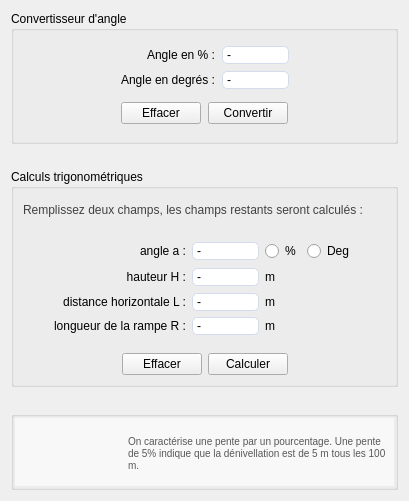
<?xml version="1.0" encoding="UTF-8"?>
<ui version="4.0">
 <class>RampCalculator</class>
 <widget class="QWidget" name="RampCalculator">
  <property name="geometry">
   <rect>
    <x>0</x>
    <y>0</y>
    <width>409</width>
    <height>501</height>
   </rect>
  </property>
  <property name="font">
   <font>
    <family>MS Shell Dlg 2</family>
   </font>
  </property>
  <property name="windowTitle">
   <string>Rampi</string>
  </property>
  <property name="styleSheet">
   <string notr="true">QDoubleSpinBox {
border: 1px solid rgb(212, 220, 236);
border-radius: 5px;
padding: 0 2 px;
background: rgb(255, 255, 255);
}

</string>
  </property>
  <layout class="QVBoxLayout" name="verticalLayout_2" stretch="22,3,36,3,11">
   <item>
    <widget class="QGroupBox" name="cgroupBox">
     <property name="title">
      <string>Convertisseur d'angle</string>
     </property>
     <layout class="QVBoxLayout" name="verticalLayout_3" stretch="0,0">
      <property name="spacing">
       <number>7</number>
      </property>
      <item>
       <layout class="QHBoxLayout" name="chorizontalLayoutIO" stretch="0,0,0">
        <item>
         <spacer name="chorizontalSpacerL1">
          <property name="orientation">
           <enum>Qt::Horizontal</enum>
          </property>
          <property name="sizeHint" stdset="0">
           <size>
            <width>62</width>
            <height>20</height>
           </size>
          </property>
         </spacer>
        </item>
        <item>
         <layout class="QGridLayout" name="cgridLayout">
          <item row="0" column="0">
           <widget class="QLabel" name="clblAngleP">
            <property name="text">
             <string>Angle en % :</string>
            </property>
            <property name="alignment">
             <set>Qt::AlignRight|Qt::AlignTrailing|Qt::AlignVCenter</set>
            </property>
           </widget>
          </item>
          <item row="1" column="0">
           <widget class="QLabel" name="clblAngleD">
            <property name="text">
             <string>Angle en degrés :</string>
            </property>
            <property name="alignment">
             <set>Qt::AlignRight|Qt::AlignTrailing|Qt::AlignVCenter</set>
            </property>
           </widget>
          </item>
          <item row="0" column="1">
           <widget class="QDoubleSpinBox" name="cdSpBxAngleP">
            <property name="minimumSize">
             <size>
              <width>67</width>
              <height>0</height>
             </size>
            </property>
            <property name="buttonSymbols">
             <enum>QAbstractSpinBox::NoButtons</enum>
            </property>
            <property name="specialValueText">
             <string>-</string>
            </property>
            <property name="correctionMode">
             <enum>QAbstractSpinBox::CorrectToNearestValue</enum>
            </property>
            <property name="suffix">
             <string/>
            </property>
            <property name="minimum">
             <double>0.000000000000000</double>
            </property>
            <property name="maximum">
             <double>99.000000000000000</double>
            </property>
            <property name="value">
             <double>0.000000000000000</double>
            </property>
           </widget>
          </item>
          <item row="1" column="1">
           <widget class="QDoubleSpinBox" name="cdSpBxAngleD">
            <property name="buttonSymbols">
             <enum>QAbstractSpinBox::NoButtons</enum>
            </property>
            <property name="specialValueText">
             <string>-</string>
            </property>
            <property name="correctionMode">
             <enum>QAbstractSpinBox::CorrectToNearestValue</enum>
            </property>
            <property name="suffix">
             <string/>
            </property>
            <property name="minimum">
             <double>0.000000000000000</double>
            </property>
            <property name="maximum">
             <double>99.000000000000000</double>
            </property>
            <property name="value">
             <double>0.000000000000000</double>
            </property>
           </widget>
          </item>
         </layout>
        </item>
        <item>
         <spacer name="chorizontalSpacerR1">
          <property name="orientation">
           <enum>Qt::Horizontal</enum>
          </property>
          <property name="sizeHint" stdset="0">
           <size>
            <width>62</width>
            <height>20</height>
           </size>
          </property>
         </spacer>
        </item>
       </layout>
      </item>
      <item>
       <layout class="QHBoxLayout" name="chorizontalLayoutBtns">
        <item>
         <spacer name="chorizontalSpacerL2">
          <property name="orientation">
           <enum>Qt::Horizontal</enum>
          </property>
          <property name="sizeHint" stdset="0">
           <size>
            <width>40</width>
            <height>20</height>
           </size>
          </property>
         </spacer>
        </item>
        <item>
         <widget class="QPushButton" name="cbtnEffacer">
          <property name="text">
           <string>Effacer</string>
          </property>
         </widget>
        </item>
        <item>
         <widget class="QPushButton" name="cbtnConvertir">
          <property name="text">
           <string>Convertir</string>
          </property>
         </widget>
        </item>
        <item>
         <spacer name="chorizontalSpacerR2">
          <property name="orientation">
           <enum>Qt::Horizontal</enum>
          </property>
          <property name="sizeHint" stdset="0">
           <size>
            <width>40</width>
            <height>20</height>
           </size>
          </property>
         </spacer>
        </item>
       </layout>
      </item>
     </layout>
    </widget>
   </item>
   <item>
    <spacer name="gverticalSpacer1">
     <property name="orientation">
      <enum>Qt::Vertical</enum>
     </property>
     <property name="sizeHint" stdset="0">
      <size>
       <width>20</width>
       <height>26</height>
      </size>
     </property>
    </spacer>
   </item>
   <item>
    <widget class="QGroupBox" name="tgroupBox">
     <property name="title">
      <string>Calculs trigonométriques</string>
     </property>
     <layout class="QVBoxLayout" name="verticalLayout" stretch="2,1,4,1,0">
      <item>
       <widget class="QLabel" name="tlblIntro">
        <property name="text">
         <string>&lt;html&gt;&lt;head/&gt;&lt;body&gt;&lt;p&gt;&lt;span style=&quot; color:#414141;&quot;&gt;Remplissez deux champs, les champs restants seront calculés :&lt;/span&gt;&lt;/p&gt;&lt;/body&gt;&lt;/html&gt;</string>
        </property>
       </widget>
      </item>
      <item>
       <spacer name="verticalSpacer">
        <property name="orientation">
         <enum>Qt::Vertical</enum>
        </property>
        <property name="sizeHint" stdset="0">
         <size>
          <width>20</width>
          <height>40</height>
         </size>
        </property>
       </spacer>
      </item>
      <item>
       <layout class="QGridLayout" name="tgridLayoutIO" columnstretch="0,0,0,0,0">
        <item row="1" column="3">
         <widget class="QLabel" name="tlblHm">
          <property name="text">
           <string>m</string>
          </property>
         </widget>
        </item>
        <item row="0" column="3">
         <layout class="QHBoxLayout" name="thorizontalLayoutRadioBtns">
          <item>
           <widget class="QRadioButton" name="radioBtnP">
            <property name="text">
             <string>%</string>
            </property>
            <property name="checkable">
             <bool>true</bool>
            </property>
            <property name="checked">
             <bool>false</bool>
            </property>
           </widget>
          </item>
          <item>
           <widget class="QRadioButton" name="radioBtnDeg">
            <property name="text">
             <string>Deg</string>
            </property>
           </widget>
          </item>
         </layout>
        </item>
        <item row="1" column="1">
         <widget class="QLabel" name="tlblH">
          <property name="text">
           <string>hauteur H :</string>
          </property>
          <property name="alignment">
           <set>Qt::AlignRight|Qt::AlignTrailing|Qt::AlignVCenter</set>
          </property>
         </widget>
        </item>
        <item row="2" column="3">
         <widget class="QLabel" name="tlblLm">
          <property name="text">
           <string>m</string>
          </property>
         </widget>
        </item>
        <item row="3" column="2">
         <widget class="QDoubleSpinBox" name="tdSpBxR">
          <property name="buttonSymbols">
           <enum>QAbstractSpinBox::NoButtons</enum>
          </property>
          <property name="specialValueText">
           <string>-</string>
          </property>
          <property name="correctionMode">
           <enum>QAbstractSpinBox::CorrectToNearestValue</enum>
          </property>
          <property name="decimals">
           <number>2</number>
          </property>
          <property name="maximum">
           <double>99.000000000000000</double>
          </property>
         </widget>
        </item>
        <item row="1" column="0">
         <spacer name="horizontalSpacer">
          <property name="orientation">
           <enum>Qt::Horizontal</enum>
          </property>
          <property name="sizeHint" stdset="0">
           <size>
            <width>40</width>
            <height>20</height>
           </size>
          </property>
         </spacer>
        </item>
        <item row="0" column="1">
         <widget class="QLabel" name="tlblAngle">
          <property name="text">
           <string>angle a :</string>
          </property>
          <property name="alignment">
           <set>Qt::AlignRight|Qt::AlignTrailing|Qt::AlignVCenter</set>
          </property>
         </widget>
        </item>
        <item row="2" column="1">
         <widget class="QLabel" name="tlblL">
          <property name="text">
           <string>distance horizontale L :</string>
          </property>
          <property name="alignment">
           <set>Qt::AlignRight|Qt::AlignTrailing|Qt::AlignVCenter</set>
          </property>
         </widget>
        </item>
        <item row="0" column="2">
         <widget class="QDoubleSpinBox" name="tdSpBxAngle">
          <property name="minimumSize">
           <size>
            <width>67</width>
            <height>0</height>
           </size>
          </property>
          <property name="buttonSymbols">
           <enum>QAbstractSpinBox::NoButtons</enum>
          </property>
          <property name="specialValueText">
           <string>-</string>
          </property>
          <property name="correctionMode">
           <enum>QAbstractSpinBox::CorrectToNearestValue</enum>
          </property>
          <property name="suffix">
           <string/>
          </property>
          <property name="decimals">
           <number>2</number>
          </property>
          <property name="minimum">
           <double>0.000000000000000</double>
          </property>
          <property name="maximum">
           <double>99.000000000000000</double>
          </property>
          <property name="value">
           <double>0.000000000000000</double>
          </property>
         </widget>
        </item>
        <item row="1" column="2">
         <widget class="QDoubleSpinBox" name="tdSpBxH">
          <property name="buttonSymbols">
           <enum>QAbstractSpinBox::NoButtons</enum>
          </property>
          <property name="specialValueText">
           <string>-</string>
          </property>
          <property name="correctionMode">
           <enum>QAbstractSpinBox::CorrectToNearestValue</enum>
          </property>
          <property name="decimals">
           <number>2</number>
          </property>
          <property name="maximum">
           <double>99.000000000000000</double>
          </property>
         </widget>
        </item>
        <item row="3" column="1">
         <widget class="QLabel" name="tlblR">
          <property name="text">
           <string>longueur de la rampe R :</string>
          </property>
          <property name="alignment">
           <set>Qt::AlignRight|Qt::AlignTrailing|Qt::AlignVCenter</set>
          </property>
         </widget>
        </item>
        <item row="2" column="2">
         <widget class="QDoubleSpinBox" name="tdSpBxL">
          <property name="buttonSymbols">
           <enum>QAbstractSpinBox::NoButtons</enum>
          </property>
          <property name="specialValueText">
           <string>-</string>
          </property>
          <property name="correctionMode">
           <enum>QAbstractSpinBox::CorrectToNearestValue</enum>
          </property>
          <property name="decimals">
           <number>2</number>
          </property>
          <property name="maximum">
           <double>99.000000000000000</double>
          </property>
         </widget>
        </item>
        <item row="3" column="3">
         <widget class="QLabel" name="tlblRm">
          <property name="text">
           <string>m</string>
          </property>
         </widget>
        </item>
        <item row="1" column="4">
         <spacer name="horizontalSpacer_2">
          <property name="orientation">
           <enum>Qt::Horizontal</enum>
          </property>
          <property name="sizeHint" stdset="0">
           <size>
            <width>40</width>
            <height>20</height>
           </size>
          </property>
         </spacer>
        </item>
       </layout>
      </item>
      <item>
       <spacer name="verticalSpacer_2">
        <property name="orientation">
         <enum>Qt::Vertical</enum>
        </property>
        <property name="sizeHint" stdset="0">
         <size>
          <width>20</width>
          <height>40</height>
         </size>
        </property>
       </spacer>
      </item>
      <item>
       <layout class="QHBoxLayout" name="thorizontalLayoutBtns">
        <item>
         <spacer name="thorizontalSpacerL">
          <property name="orientation">
           <enum>Qt::Horizontal</enum>
          </property>
          <property name="sizeHint" stdset="0">
           <size>
            <width>40</width>
            <height>20</height>
           </size>
          </property>
         </spacer>
        </item>
        <item>
         <widget class="QPushButton" name="tbtnEffacer">
          <property name="text">
           <string>Effacer</string>
          </property>
         </widget>
        </item>
        <item>
         <widget class="QPushButton" name="tbtnCalculer">
          <property name="text">
           <string>Calculer</string>
          </property>
         </widget>
        </item>
        <item>
         <spacer name="thorizontalSpacerR">
          <property name="orientation">
           <enum>Qt::Horizontal</enum>
          </property>
          <property name="sizeHint" stdset="0">
           <size>
            <width>40</width>
            <height>20</height>
           </size>
          </property>
         </spacer>
        </item>
       </layout>
      </item>
     </layout>
    </widget>
   </item>
   <item>
    <spacer name="gverticalSpacer2">
     <property name="orientation">
      <enum>Qt::Vertical</enum>
     </property>
     <property name="sizeHint" stdset="0">
      <size>
       <width>20</width>
       <height>1</height>
      </size>
     </property>
    </spacer>
   </item>
   <item>
    <widget class="QGroupBox" name="rgroupBox">
     <property name="title">
      <string/>
     </property>
     <layout class="QHBoxLayout" name="horizontalLayout">
      <property name="spacing">
       <number>0</number>
      </property>
      <property name="leftMargin">
       <number>1</number>
      </property>
      <property name="topMargin">
       <number>1</number>
      </property>
      <property name="rightMargin">
       <number>1</number>
      </property>
      <property name="bottomMargin">
       <number>1</number>
      </property>
      <item>
       <widget class="QLabel" name="rlblSchema">
        <property name="minimumSize">
         <size>
          <width>109</width>
          <height>50</height>
         </size>
        </property>
        <property name="styleSheet">
         <string notr="true">background-color: rgb(248, 248, 248);
image: url(:/img/img/triangle_rectangle.png);</string>
        </property>
        <property name="text">
         <string/>
        </property>
       </widget>
      </item>
      <item>
       <widget class="QTextEdit" name="rtxtEdit">
        <property name="enabled">
         <bool>true</bool>
        </property>
        <property name="styleSheet">
         <string notr="true">background-color: rgb(248, 248, 248);</string>
        </property>
        <property name="frameShape">
         <enum>QFrame::NoFrame</enum>
        </property>
        <property name="frameShadow">
         <enum>QFrame::Plain</enum>
        </property>
        <property name="readOnly">
         <bool>true</bool>
        </property>
        <property name="html">
         <string>&lt;!DOCTYPE HTML PUBLIC &quot;-//W3C//DTD HTML 4.0//EN&quot; &quot;http://www.w3.org/TR/REC-html40/strict.dtd&quot;&gt;
&lt;html&gt;&lt;head&gt;&lt;meta name=&quot;qrichtext&quot; content=&quot;1&quot; /&gt;&lt;style type=&quot;text/css&quot;&gt;
p, li { white-space: pre-wrap; }
&lt;/style&gt;&lt;/head&gt;&lt;body style=&quot; font-family:'MS Shell Dlg 2'; font-size:7.8pt; font-weight:400; font-style:normal;&quot;&gt;
&lt;p style=&quot;-qt-paragraph-type:empty; margin-top:0px; margin-bottom:0px; margin-left:0px; margin-right:0px; -qt-block-indent:0; text-indent:0px;&quot;&gt;&lt;br /&gt;&lt;/p&gt;
&lt;p style=&quot; margin-top:0px; margin-bottom:0px; margin-left:0px; margin-right:0px; -qt-block-indent:0; text-indent:0px;&quot;&gt;&lt;span style=&quot; color:#585858;&quot;&gt;On caractérise une pente par un pourcentage. Une pente de 5% indique que la dénivellation est de 5 m tous les 100 m.&lt;/span&gt;&lt;/p&gt;&lt;/body&gt;&lt;/html&gt;</string>
        </property>
       </widget>
      </item>
     </layout>
    </widget>
   </item>
  </layout>
 </widget>
 <resources/>
 <connections/>
</ui>
